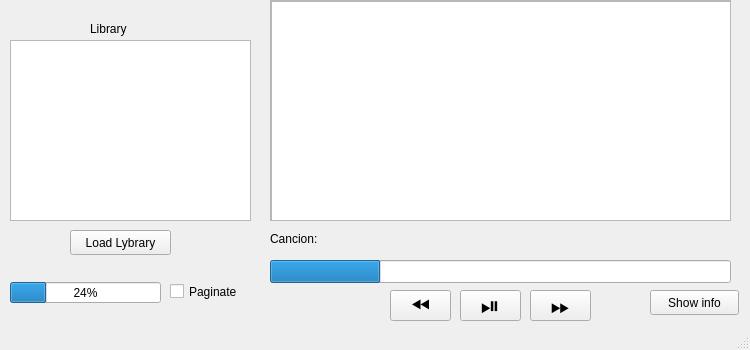
<?xml version="1.0" encoding="UTF-8"?>
<ui version="4.0">
 <class>MainWindow</class>
 <widget class="QMainWindow" name="MainWindow">
  <property name="geometry">
   <rect>
    <x>0</x>
    <y>0</y>
    <width>750</width>
    <height>350</height>
   </rect>
  </property>
  <property name="maximumSize">
   <size>
    <width>750</width>
    <height>350</height>
   </size>
  </property>
  <property name="windowTitle">
   <string>OdisseyRadio</string>
  </property>
  <widget class="QWidget" name="centralwidget">
   <widget class="QPushButton" name="PlayButton">
    <property name="geometry">
     <rect>
      <x>460</x>
      <y>290</y>
      <width>61</width>
      <height>31</height>
     </rect>
    </property>
    <property name="font">
     <font>
      <pointsize>18</pointsize>
     </font>
    </property>
    <property name="cursor">
     <cursorShape>PointingHandCursor</cursorShape>
    </property>
    <property name="text">
     <string>⏯️</string>
    </property>
   </widget>
   <widget class="QPushButton" name="Next">
    <property name="geometry">
     <rect>
      <x>530</x>
      <y>290</y>
      <width>61</width>
      <height>31</height>
     </rect>
    </property>
    <property name="font">
     <font>
      <pointsize>18</pointsize>
     </font>
    </property>
    <property name="cursor">
     <cursorShape>PointingHandCursor</cursorShape>
    </property>
    <property name="text">
     <string>⏩</string>
    </property>
   </widget>
   <widget class="QPushButton" name="Previous">
    <property name="geometry">
     <rect>
      <x>390</x>
      <y>290</y>
      <width>61</width>
      <height>31</height>
     </rect>
    </property>
    <property name="font">
     <font>
      <pointsize>18</pointsize>
     </font>
    </property>
    <property name="cursor">
     <cursorShape>PointingHandCursor</cursorShape>
    </property>
    <property name="text">
     <string>⏪</string>
    </property>
   </widget>
   <widget class="QPushButton" name="Info">
    <property name="geometry">
     <rect>
      <x>650</x>
      <y>290</y>
      <width>89</width>
      <height>25</height>
     </rect>
    </property>
    <property name="cursor">
     <cursorShape>PointingHandCursor</cursorShape>
    </property>
    <property name="text">
     <string>Show info</string>
    </property>
   </widget>
   <widget class="QScrollArea" name="scrollArea">
    <property name="geometry">
     <rect>
      <x>270</x>
      <y>0</y>
      <width>461</width>
      <height>221</height>
     </rect>
    </property>
    <property name="widgetResizable">
     <bool>true</bool>
    </property>
    <widget class="QWidget" name="scrollAreaWidgetContents">
     <property name="geometry">
      <rect>
       <x>0</x>
       <y>0</y>
       <width>459</width>
       <height>219</height>
      </rect>
     </property>
     <property name="cursor">
      <cursorShape>PointingHandCursor</cursorShape>
     </property>
     <widget class="QTableView" name="tableView">
      <property name="geometry">
       <rect>
        <x>0</x>
        <y>0</y>
        <width>461</width>
        <height>221</height>
       </rect>
      </property>
      <property name="cursor" stdset="0">
       <cursorShape>PointingHandCursor</cursorShape>
      </property>
     </widget>
    </widget>
   </widget>
   <widget class="QProgressBar" name="progressBar">
    <property name="geometry">
     <rect>
      <x>270</x>
      <y>260</y>
      <width>461</width>
      <height>23</height>
     </rect>
    </property>
    <property name="value">
     <number>24</number>
    </property>
    <property name="format">
     <string/>
    </property>
   </widget>
   <widget class="QCheckBox" name="checkBox">
    <property name="geometry">
     <rect>
      <x>170</x>
      <y>280</y>
      <width>92</width>
      <height>23</height>
     </rect>
    </property>
    <property name="cursor">
     <cursorShape>PointingHandCursor</cursorShape>
    </property>
    <property name="text">
     <string>Paginate</string>
    </property>
   </widget>
   <widget class="QProgressBar" name="progressBar_2">
    <property name="geometry">
     <rect>
      <x>10</x>
      <y>282</y>
      <width>151</width>
      <height>21</height>
     </rect>
    </property>
    <property name="value">
     <number>24</number>
    </property>
    <property name="format">
     <string>%p%</string>
    </property>
   </widget>
   <widget class="QLabel" name="label">
    <property name="geometry">
     <rect>
      <x>270</x>
      <y>230</y>
      <width>461</width>
      <height>17</height>
     </rect>
    </property>
    <property name="text">
     <string>Cancion:</string>
    </property>
   </widget>
   <widget class="QLabel" name="label_2">
    <property name="geometry">
     <rect>
      <x>90</x>
      <y>20</y>
      <width>81</width>
      <height>17</height>
     </rect>
    </property>
    <property name="text">
     <string>Library</string>
    </property>
   </widget>
   <widget class="QPushButton" name="Load_Library">
    <property name="geometry">
     <rect>
      <x>70</x>
      <y>230</y>
      <width>101</width>
      <height>25</height>
     </rect>
    </property>
    <property name="cursor">
     <cursorShape>PointingHandCursor</cursorShape>
    </property>
    <property name="text">
     <string>Load Lybrary</string>
    </property>
   </widget>
   <widget class="QLabel" name="memor">
    <property name="geometry">
     <rect>
      <x>10</x>
      <y>260</y>
      <width>231</width>
      <height>20</height>
     </rect>
    </property>
    <property name="text">
     <string/>
    </property>
   </widget>
   <widget class="QListView" name="listView">
    <property name="geometry">
     <rect>
      <x>10</x>
      <y>40</y>
      <width>241</width>
      <height>181</height>
     </rect>
    </property>
   </widget>
  </widget>
  <widget class="QMenuBar" name="menubar">
   <property name="geometry">
    <rect>
     <x>0</x>
     <y>0</y>
     <width>750</width>
     <height>22</height>
    </rect>
   </property>
  </widget>
  <widget class="QStatusBar" name="statusbar"/>
 </widget>
 <resources/>
 <connections/>
</ui>
